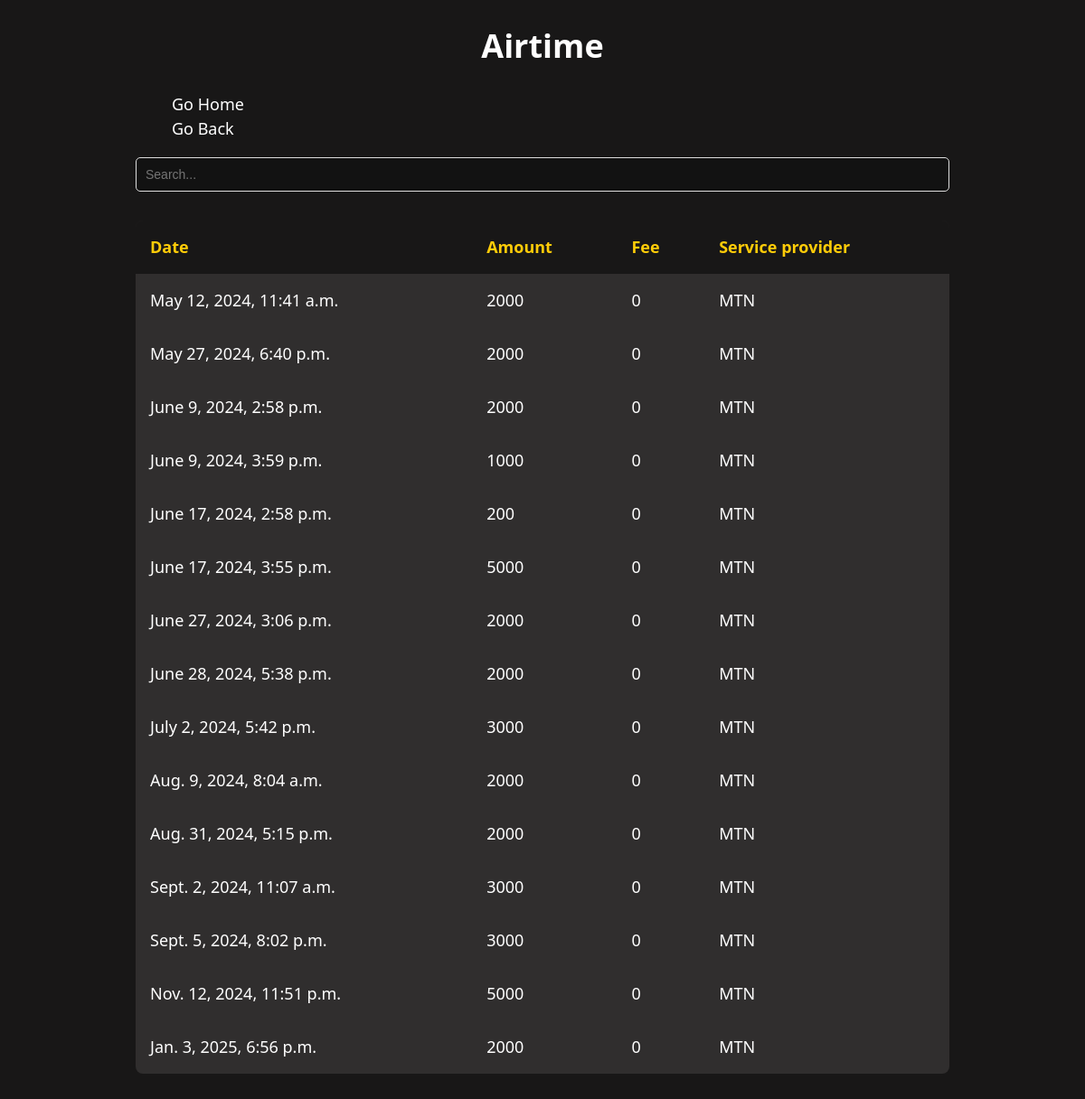
Page /momo/airtime on the committed database.
### momo/models.py (models this page shows)
class AirtimePayments(models.Model):
    amount = models.IntegerField()
    service_provider = models.CharField(max_length=64)
    fee = models.IntegerField()
    date = models.DateTimeField()
    class Meta:
        managed = False
        db_table = 'airtime_payments'

### momo/views.py (the view)
# urls.py: path("airtime", views.airtime, name="airtime"),
def airtime(request):
    return render(
        request, "momo/airtime.html", {"airtime": AirtimePayments.objects.all()}
    )

### momo/templates/momo/airtime.html (shortened to what this page needs)
{% extends "./layout.html" %}
{% block tablename %}
    <h1 style="text-align: center;">Airtime</h1>
{% endblock %}
{% block body %}
                <thead>
                    <tr>
                        <th onclick="sortTable(0)">Date </th>
                        <th onclick="sortTable(1)">Amount </th>
                        <th onclick="sortTable(2)">Fee </th>
                        <th onclick="sortTable(3)">Service provider </th>
                    </tr>
                </thead>
                <tbody>
                    {% for item in airtime %}
                        <tr>
                            <td>{{ item.date }}</td>
                            <td>{{ item.amount }}</td>
                            <td>{{ item.fee }}</td>
                            <td>{{ item.service_provider }}</td>
                        </tr>
                    {% endfor %}
                </tbody>
{% endblock%}

### momo/templates/momo/layout.html (shortened to what this page needs)
{% load static %}
<!DOCTYPE html>
<html lang="en">
  <head>
    <link rel="stylesheet" href="{% static 'momo/css/tables.css' %}" />
    <link
      href="https://unpkg.com/boxicons@2.1.4/css/boxicons.min.css"
      rel="stylesheet"
    />
  </head>
  <body>
    <main>
      <div class="wrapper">
        {% block tablename %}
        {% endblock %}
        <ul>
          <li><a href="{% url 'momo:home' %}" style="all: unset, ">Go Home</a></li>
          <li><a href="http://127.0.0.1:8000/momo/#history" style="all: unset">Go Back</a></li>
        </ul>
        <div class="table-container">
          <div class="search-section">
            <input type="text" class="search-input" id="searchInput" placeholder="Search...">
          </div>
            <table id="dataTable">
                {% block body %}
                {% endblock %}
            </table>
        </div>
      </div>
  </body>

### momo/static/momo/css/tables.css (style rules this page uses)
html { color-scheme: dark; }
body { background-color: #181717; color: #ffffff; font-size: 1.125rem; font-family: system-ui; line-height: 1.5; }
.wrapper { width: min(900px, 100% - 3rem); margin-inline: auto; }
table { border-collapse: collapse; background: #302e2e; border-radius: 8px; overflow: hidden; margin: 2rem 0; width: 100%; }
th { text-align: justify; }
td { text-align: justify; }
caption, th, td { padding: 1rem; }
th { background: hsl(0 0% 0% / 0.5 ); color: #FFCC08; }
.table-container { max-width: 100; overflow-x: auto }
a { all: unset; }
li { list-style: none }
.search-section { margin-bottom: 20px; display: flex; gap: 10px; }
.search-input { flex: 1; padding: 10px; border: 1px solid #ddd; border-radius: 5px; font-size: 14px; }

### rows in the picture
AirtimePayments: date "May 12, 2024, 11:41 a.m.", amount "2000", fee "0", service_provider "MTN"
AirtimePayments: date "May 27, 2024, 6:40 p.m.", amount "2000", fee "0", service_provider "MTN"
AirtimePayments: date "June 9, 2024, 2:58 p.m.", amount "2000", fee "0", service_provider "MTN"
AirtimePayments: date "June 9, 2024, 3:59 p.m.", amount "1000", fee "0", service_provider "MTN"
AirtimePayments: date "June 17, 2024, 2:58 p.m.", amount "200", fee "0", service_provider "MTN"
AirtimePayments: date "June 17, 2024, 3:55 p.m.", amount "5000", fee "0", service_provider "MTN"
AirtimePayments: date "June 27, 2024, 3:06 p.m.", amount "2000", fee "0", service_provider "MTN"
AirtimePayments: date "June 28, 2024, 5:38 p.m.", amount "2000", fee "0", service_provider "MTN"
AirtimePayments: date "July 2, 2024, 5:42 p.m.", amount "3000", fee "0", service_provider "MTN"
AirtimePayments: date "Aug. 9, 2024, 8:04 a.m.", amount "2000", fee "0", service_provider "MTN"
AirtimePayments: date "Aug. 31, 2024, 5:15 p.m.", amount "2000", fee "0", service_provider "MTN"
AirtimePayments: date "Sept. 2, 2024, 11:07 a.m.", amount "3000", fee "0", service_provider "MTN"
AirtimePayments: date "Sept. 5, 2024, 8:02 p.m.", amount "3000", fee "0", service_provider "MTN"
AirtimePayments: date "Nov. 12, 2024, 11:51 p.m.", amount "5000", fee "0", service_provider "MTN"
AirtimePayments: date "Jan. 3, 2025, 6:56 p.m.", amount "2000", fee "0", service_provider "MTN"
